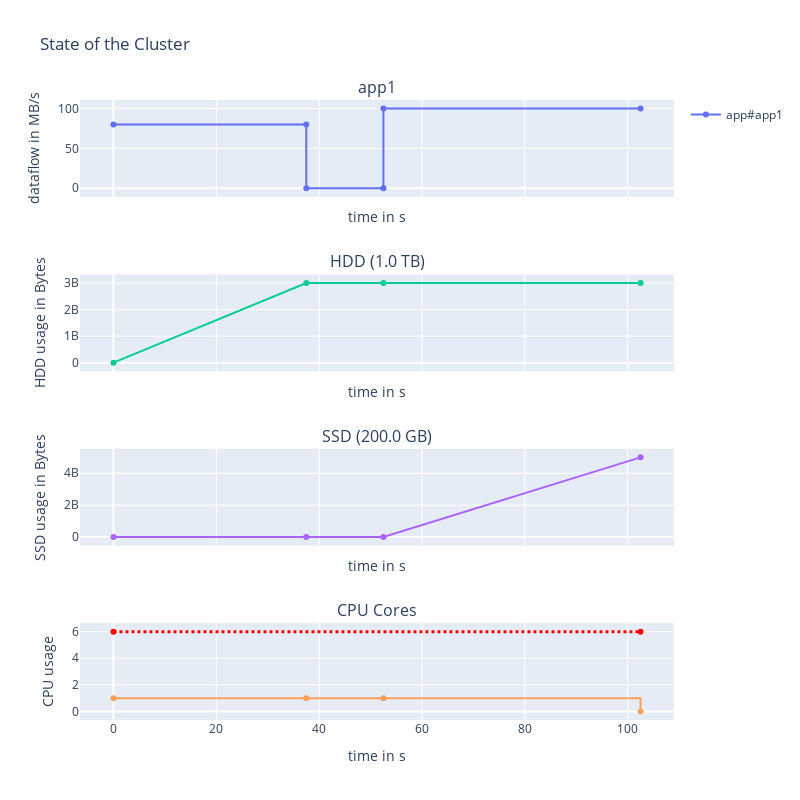

Notebook code cell kept with this figure:
### Code cell
# preparing execution environment variables
env = simpy.Environment()
data = simpy.Store(env)
app1 = Application(env, name="app1", # name of the app in the display
                   compute=[0, 15],  # two events, first at 0 and second at 15, and compute between them
                   read=[3e9, 0],    # read 3GB at 0, before compute phase, at the end do nothing (0)
                   write=[0, 5e9],  # write 0GB at first event, and 10GB at the second, after compute phase
                   data=data)        # collected data for monitoring

# app1 : read 1GB -> compute 15s if 1 core is used -> write 10GB

ssd_bandwidth =   {'read':  {'seq': 210, 'rand': 190}, # throughput for read ops in MB/s
                       'write': {'seq': 100, 'rand': 100}} # for read/write random/sequential I/O

# register the tier with a name and a capacity
ssd_tier = Tier(env, 'SSD', bandwidth=ssd_bandwidth, capacity=200e9)
hdd_bandwidth = {'read':  {'seq': 80, 'rand': 80},
                    'write': {'seq': 40, 'rand': 40}}

# register the tier with a name and a capacity
hdd_tier = Tier(env, 'HDD', bandwidth=hdd_bandwidth, capacity=1e12)
# we attach the tiers to a cluster:
cluster = Cluster(env, compute_nodes=3,   # number of physical nodes
                       cores_per_node=2,  # available cores per node
                       tiers=[hdd_tier, ssd_tier]) # associate storage tiers to the cluster
                    #          ^tier 0,    ^tier 1, tier...
                    
start_time = time.time()
env.process(app1.run(cluster, placement=[0, 1]))
env.run()
print(f"Execution time = {time.time()-start_time} seconds")

fig = display_run(data, cluster, width=800, height=800)
fig.show()
fig.write_html("../docs/figure.html")

### Figure 1 — Plotly figure (JSON) as saved in the notebook; plotly's stock layout.template omitted (floating-point values rounded to 4 significant figures)
{"data": [{"line": {"shape": "linear"}, "name": "app#app1", "text": ["READ|to/from:HDD|volume=3.0 GB", "READ|to/from:HDD|volume=3.0 GB", "COMPUTE|volume=0B", "COMPUTE|volume=0B", "WRITE|to/from:SSD|volume=5.0 GB", "WRITE|to/from:SSD|volume=5.0 GB"], "textposition": "top center", "type": "scatter", "x": [0, 37.5, 37.5, 52.5, 52.5, 102.5], "xaxis": "x", "y": [80, 80, 0, 0, 100, 100], "yaxis": "y"}, {"line": {"dash": "dot", "shape": "linear"}, "name": "app1 mvt", "text": [], "textposition": "top center", "type": "scatter", "x": [], "xaxis": "x", "y": [], "yaxis": "y"}, {"line": {"shape": "linear"}, "name": "HDD", "showlegend": false, "text": ["app1|Read|HDD | +volume=3.0 GB", "app1|Compute | +volume=0B", "app1|Write|SSD | +volume=5.0 GB"], "textposition": "top center", "type": "scatter", "x": [0, 37.5, 52.5, 102.5], "xaxis": "x2", "y": [0, 3000000000, 3000000000, 3000000000], "yaxis": "y2"}, {"line": {"shape": "linear"}, "name": "SSD", "showlegend": false, "text": ["app1|Read|HDD | +volume=3.0 GB", "app1|Compute | +volume=0B", "app1|Write|SSD | +volume=5.0 GB"], "textposition": "top center", "type": "scatter", "x": [0, 37.5, 52.5, 102.5], "xaxis": "x3", "y": [0, 0, 0, 5000000000.0], "yaxis": "y3"}, {"line": {"shape": "hv"}, "showlegend": false, "type": "scatter", "x": [0, 37.5, 52.5, 102.5], "xaxis": "x4", "y": [1, 1, 1, 0], "yaxis": "y4"}, {"line": {"color": "red", "dash": "dot", "shape": "hv", "width": 3}, "showlegend": false, "text": ["Maximum available cores in cluster=6", "Maximum available cores in cluster=6"], "type": "scatter", "x": [0, 102.5], "xaxis": "x4", "y": [6, 6], "yaxis": "y4"}], "layout": {"annotations": [{"font": {"size": 16}, "showarrow": false, "text": "app1", "x": 0.5, "xanchor": "center", "xref": "paper", "y": 1, "yanchor": "bottom", "yref": "paper"}, {"font": {"size": 16}, "showarrow": false, "text": "HDD (1.0 TB)", "x": 0.5, "xanchor": "center", "xref": "paper", "y": 0.7188, "yanchor": "bottom", "yref": "paper"}, {"font": {"size": 16}, "showarrow": false, "text": "SSD (200.0 GB)", "x": 0.5, "xanchor": "center", "xref": "paper", "y": 0.4375, "yanchor": "bottom", "yref": "paper"}, {"font": {"size": 16}, "showarrow": false, "text": "CPU Cores", "x": 0.5, "xanchor": "center", "xref": "paper", "y": 0.1562, "yanchor": "bottom", "yref": "paper"}], "height": 800, "title": {"text": "State of the Cluster"}, "width": 800, "xaxis": {"anchor": "y", "domain": [0, 1], "matches": "x4", "showticklabels": false, "title": {"text": "time in s"}}, "xaxis2": {"anchor": "y2", "domain": [0, 1], "matches": "x4", "showticklabels": false, "title": {"text": "time in s"}}, "xaxis3": {"anchor": "y3", "domain": [0, 1], "matches": "x4", "showticklabels": false, "title": {"text": "time in s"}}, "xaxis4": {"anchor": "y4", "domain": [0, 1], "title": {"text": "time in s"}}, "yaxis": {"anchor": "x", "domain": [0.8438, 1], "title": {"text": "dataflow in MB/s"}}, "yaxis2": {"anchor": "x2", "domain": [0.5625, 0.7188], "title": {"text": "HDD usage in Bytes"}}, "yaxis3": {"anchor": "x3", "domain": [0.2812, 0.4375], "title": {"text": "SSD usage in Bytes"}}, "yaxis4": {"anchor": "x4", "domain": [0, 0.1562], "title": {"text": "CPU usage"}}}}
